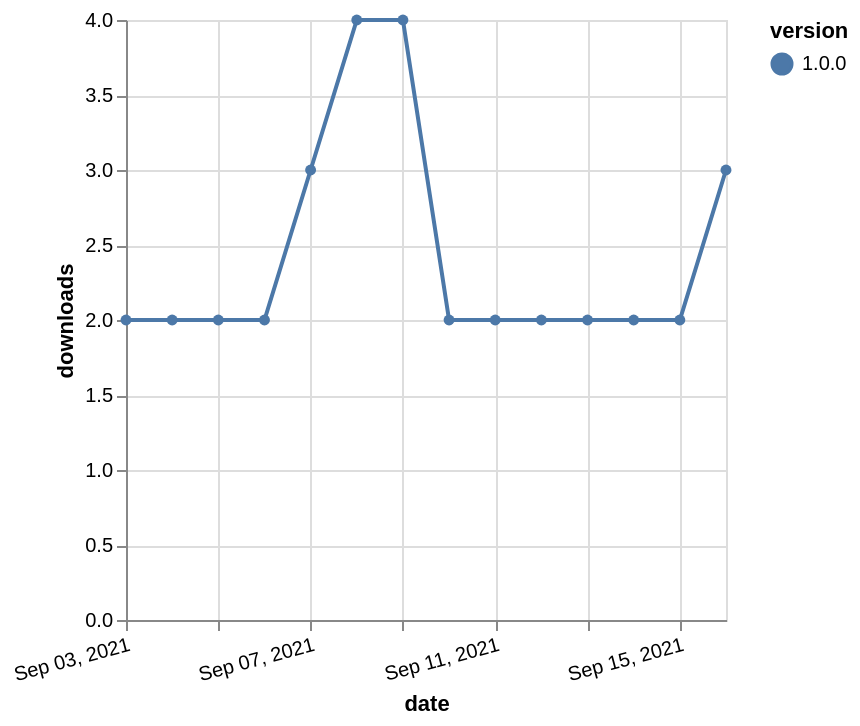

Write a Vega-Lite specification for this figure.
### Vega-Lite specification from a JSON file in a GitHub repository (floating-point values rounded to 4 significant figures)
{"$schema": "https://vega.github.io/schema/vega-lite/v5.json", "description": "A simple bar chart with embedded data.", "data": {"values": [{"date": "2021-09-03", "total": 1293, "delta": 2, "version": "1.0.0"}, {"date": "2021-09-04", "total": 1295, "delta": 2, "version": "1.0.0"}, {"date": "2021-09-05", "total": 1297, "delta": 2, "version": "1.0.0"}, {"date": "2021-09-06", "total": 1299, "delta": 2, "version": "1.0.0"}, {"date": "2021-09-07", "total": 1302, "delta": 3, "version": "1.0.0"}, {"date": "2021-09-08", "total": 1306, "delta": 4, "version": "1.0.0"}, {"date": "2021-09-09", "total": 1310, "delta": 4, "version": "1.0.0"}, {"date": "2021-09-10", "total": 1312, "delta": 2, "version": "1.0.0"}, {"date": "2021-09-11", "total": 1314, "delta": 2, "version": "1.0.0"}, {"date": "2021-09-12", "total": 1316, "delta": 2, "version": "1.0.0"}, {"date": "2021-09-13", "total": 1318, "delta": 2, "version": "1.0.0"}, {"date": "2021-09-14", "total": 1320, "delta": 2, "version": "1.0.0"}, {"date": "2021-09-15", "total": 1322, "delta": 2, "version": "1.0.0"}, {"date": "2021-09-16", "total": 1325, "delta": 3, "version": "1.0.0"}]}, "width": "container", "mark": {"type": "line", "point": {"filled": true}}, "encoding": {"x": {"field": "date", "type": "temporal", "timeUnit": "yearmonthdate", "title": "date", "axis": {"labelAngle": -15}}, "y": {"field": "delta", "type": "quantitative", "title": "downloads"}, "color": {"field": "version", "type": "nominal"}, "tooltip": {"field": "delta"}}}
